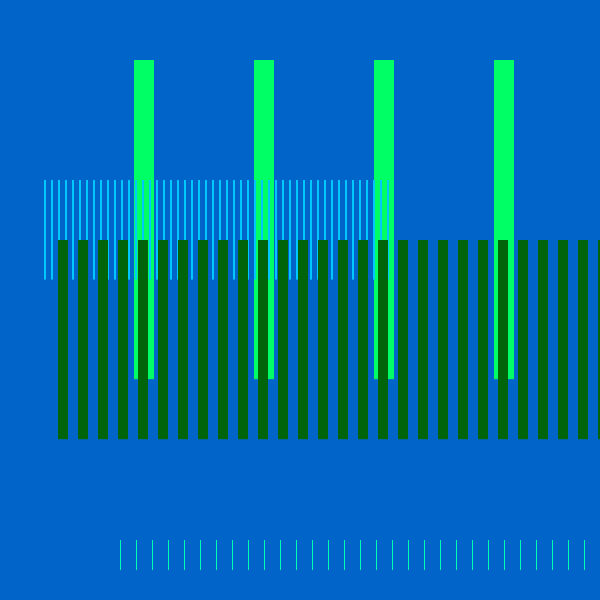
Frame 1 (no input)
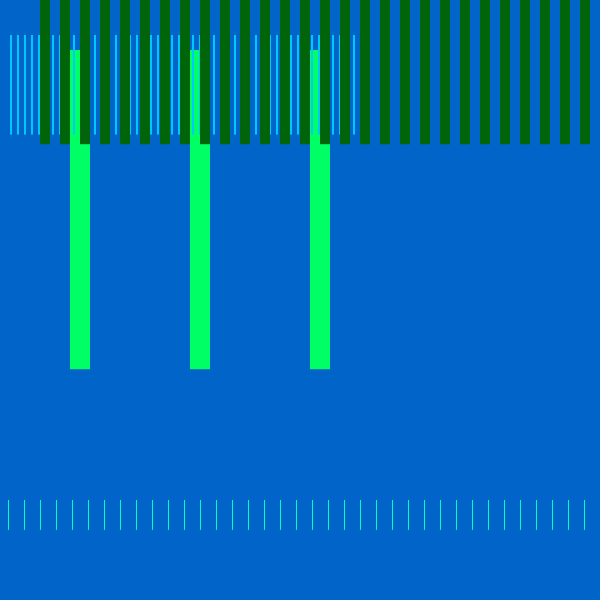
Frame 60 (the mouse pressed at the canvas centre just before this capture)
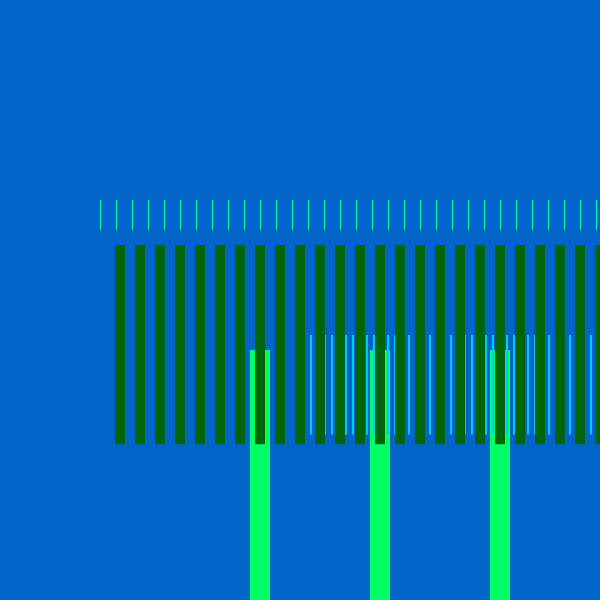
Frame 120 (the mouse held since frame 60 and released just before this capture)

The Processing sketch that drew these frames (run headless with seeded random() and noise(); from frame 60 on, the mouse is pressed at the canvas centre):

// Processing sketch: rectangleClass
// ── rectangleClass.pde
//Based on Objects by hbarragan. 

MRect r1, r2, r3, r4;
 
void setup()
{
  size(600, 600);
  noStroke();
  //expects ( float _xpos, float _ypos, int _width, float _height, float _dist, float _num)
  r1 = new MRect(134.0, 0.1*height, 20, 0.532, 100.0, 4.0);
  r2 = new MRect(44.0, 0.3*height, 2, 0.166, 5.0, 50.0);
  r3 = new MRect(58.0, 0.4*height, 10, 0.332, 10.0, 35.0);
  r4 = new MRect(120.0, 0.9*height, 1, 0.0498, 15.0, 60.0);
}
 
void draw()
{
  background(0, 100, 200);
  
  r1.display(color(0, 255, 100));
  r2.display(color(0, 200, 255));
  r3.display(color(0, 100, 10));
  r4.display(color(0, 255, 180));
 
  r1.move(mouseX, mouseY, 50);
  r2.move((mouseX+(width*0.05))%width, mouseY+(height*0.025), 20);
  r3.move(mouseX/4, mouseY-(height*0.025), -40);
  r4.move(mouseX-(width/2), (height-mouseY), -100);
}
 
// ── MRect.pde
class MRect 
{
  int w; // single bar width
  float xpos; // rect xposition
  float h; // rect height
  float ypos ; // rect yposition
  float dist; // single bar distance
  float num; // number of bars
 
  MRect( float _xpos, float _ypos, int _width, float _height, float _dist, float _num) {

    xpos = _xpos;
    ypos = _ypos;
    w = _width;
    h = _height; 
    dist = _dist;
    num = _num;
  }
 
  void move (float x, float y, float offset) {
    float dif = ypos - y;
    
    if (abs(dif) > 1) {
      ypos -= dif-offset;
    }
    dif = xpos - x;
    if (abs(dif) > 1) {
      xpos -= dif+offset;
    }
  }
 
  void display(color c) {
    fill(c);
    for (int i=0; i<num; i++) {
      rect(xpos+(i*(dist+w)), ypos, w, height*h);
    }
  }
}
